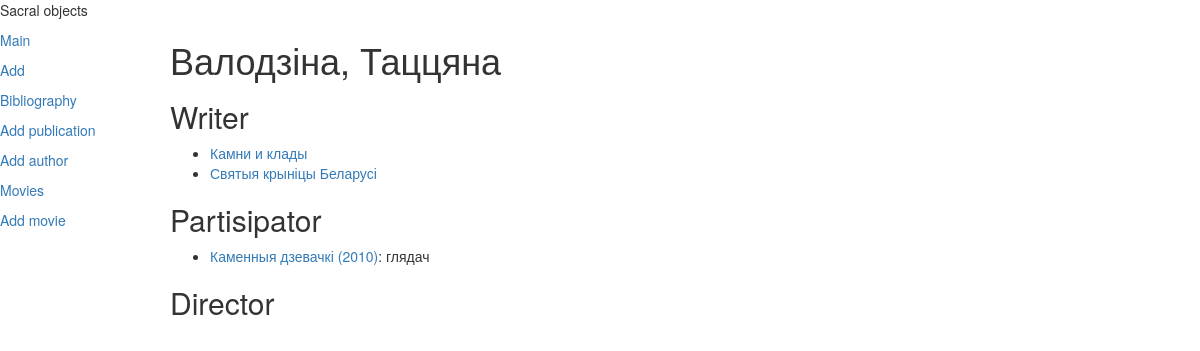
Before: /authors/3/ with the older database file.
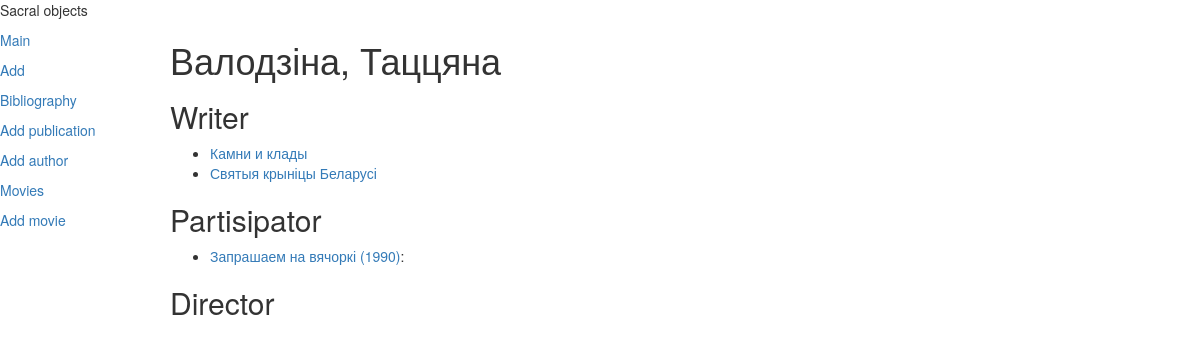
After: the same page with the newer database file.
### volumbf/models.py (models this page shows)
class Authors(models.Model):
    author = models.CharField(max_length=50, verbose_name='Аўтар')
    publications = models.ManyToManyField(Mentions, related_name='authors', verbose_name='Публікацыі', blank=True)
    objects = AuthorManager()
    def __str__(self):
        return self.author
    class Meta:
        verbose_name_plural = 'Аўтары'
        verbose_name = 'Аўтар'
        ordering = ['author']

class Mentions(models.Model):
    work = models.TextField(verbose_name='Праца')
    year = models.PositiveIntegerField(blank=True, null=True)
    sacral_objects = models.ManyToManyField(Stones, related_name='mentions', verbose_name='Сакральны аб\'ект')
    def __str__(self):
        return self.work
    class Meta:
        verbose_name_plural = 'Узгадкі'
        verbose_name = 'Узгадка'
        ordering = ['work']

### movie/models.py (models this page shows, shortened)
class Role(models.Model):
    movie = models.ForeignKey(Movie, on_delete=models.DO_NOTHING, verbose_name='Фільм')
    author = models.ForeignKey(Authors, on_delete=models.DO_NOTHING, verbose_name='Аўтар')
    participation = models.CharField(max_length=140)
    class Meta:
        unique_together = ('movie', 'author', 'participation')
        verbose_name = 'Удзел'
        verbose_name_plural = 'Удзел'

class Movie(models.Model):
    DOCUMENTARY = 0
    ART = 1
    NEWSREEL = 2
    REPORTAGE = 3
    RATINGS = (
        (DOCUMENTARY, 'Знята ў час аўтэнтычнага абрада'),
        (ART, 'Мастацкае асэнсаванне'),
        (NEWSREEL, 'Апрацаваны запіс аўтэнтычнага абраду'),
        (REPORTAGE, 'Непасрэдная перадача падзеі'),
    )
    title = models.CharField(max_length=140)
    plot = models.TextField()
    year = models.PositiveIntegerField()
    rating = models.IntegerField(
        choices=RATINGS,
        default=DOCUMENTARY)
    director = models.ManyToManyField(to='volumbf.Authors', related_name='directed_by', blank=True)
    creators = models.ManyToManyField(to='volumbf.Authors', through='Role', related_name='created_by', blank=True)
    website = models.URLField(blank=True)
    objects = MovieManager()
    class Meta:
        ordering = ('-year', 'title')
        verbose_name = 'Фільм'
        verbose_name_plural = 'Фільмы'
    def __str__(self):
        return '{} ({})'.format(self.title, self.year)

### volumbf/views.py (the view)
# urls.py: path('authors/<int:pk>/', AuthorDetail.as_view(), name='authors_detail'),
class AuthorDetail(DetailView):
    queryset = Authors.objects.all_with_prefetch_movies_and_mentions()

### volumbf/templates/volumbf/authors_detail.html (shortened to what this page needs)
{% extends "layout/basic.html" %}
{% block content %}
    <h1>{{ object }}</h1>
    <h2>Writer</h2>
        <ul >
            {% for publication in object.publications.all %}
                <li >
                    <a href="{% url 'work_detail' publication.pk %}"> {{ publication }}</a>
                </li>
            {% endfor %}
        </ul>
    <h2>Partisipator</h2>
            <ul >
            {% for role in object.role_set.all %}
                <li >
                    <a href="{% url 'movie:MovieDetail' role.movie.id %}"> {{ role.movie }}</a>:
                    {{ role.participation }}
                </li>
            {% endfor %}
        </ul>
    <h2>Director</h2>
{% endblock %}

### volumbf/templates/layout/basic.html (shortened to what this page needs)
{% load static %}
<!DOCTYPE html>
<html>
	<head>
        <link rel="stylesheet" href="//maxcdn.bootstrapcdn.com/bootstrap/3.2.0/css/bootstrap.min.css">
        <link rel="stylesheet" href="//maxcdn.bootstrapcdn.com/bootstrap/3.2.0/css/bootstrap-theme.min.css">
		<link rel="stylesheet" type="text/css">
		<link rel="stylesheet" href="{% static 'volumbf/style.css' %}">
	</head>
	<body>
		<header>
			<hl>Sacral objects</hl>
		</header>
		<nav>
			<a href="{% url 'index' %}">Main</a>
			<a href="{% url 'add' %}">Add</a>
			<a href="{% url 'bibliography' %}">Bibliography</a>
			<a href="{% url 'addPublication' %}">Add publication</a>
			<a href="{% url 'addAuthor' %}">Add author</a>
			<a href="/movies/">Movies</a>
            <a href="{% url 'movie:movie_new' %}">Add movie</a>
		</nav>
		<section>
		{% block content %}
		{% endblock %}
		</section>
	</body>
</html>

### volumbf/static/volumbf/style.css (style rules this page uses)
nav { front-size: 16pt; width: 150px; float: left; }
nav a { display: block; margin: 10px 0px; }
section { margin-left: 170px; }

Changed rows visible on the page:
removed Role: movie "Каменныя дзевачкі (2010)", participation "глядач"
added Role: movie "Запрашаем на вячоркі (1990)"
